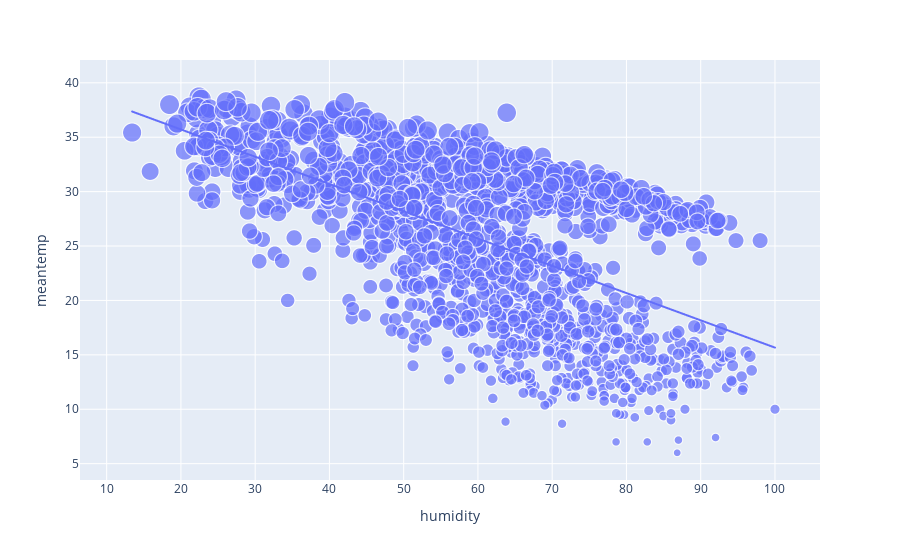

Notebook cell for this chart:
### Code cell
px.scatter(df,x= "humidity",y="meantemp",size = 'meantemp',trendline ='ols')

### Figure 1 — Plotly figure (JSON) as saved in the notebook; plotly's stock layout.template omitted (floating-point values rounded to 4 significant figures; data arrays with more than 128 entries replaced by an {"elided": "..."} marker saying what was removed)
{"data": [{"hovertemplate": "humidity=%{x}<br>meantemp=%{marker.size}<extra></extra>", "legendgroup": "", "marker": {"color": "#636efa", "size": {"elided": "1462 float values"}, "sizemode": "area", "sizeref": 0.09679, "symbol": "circle"}, "mode": "markers", "name": "", "showlegend": false, "type": "scattergl", "x": {"elided": "1462 float values"}, "xaxis": "x", "y": {"elided": "1462 float values"}, "yaxis": "y"}, {"hovertemplate": "<b>OLS trendline</b><br>meantemp = -0.250617 * humidity + 40.7259<br>R<sup>2</sup>=0.327128<br><br>humidity=%{x}<br>meantemp=%{y} <b>(trend)</b><extra></extra>", "legendgroup": "", "marker": {"color": "#636efa", "symbol": "circle"}, "mode": "lines", "name": "", "showlegend": false, "type": "scattergl", "x": {"elided": "1462 float values"}, "xaxis": "x", "y": {"elided": "1462 float values"}, "yaxis": "y"}], "layout": {"legend": {"itemsizing": "constant", "tracegroupgap": 0}, "margin": {"t": 60}, "xaxis": {"anchor": "y", "domain": [0, 1], "title": {"text": "humidity"}}, "yaxis": {"anchor": "x", "domain": [0, 1], "title": {"text": "meantemp"}}}}
